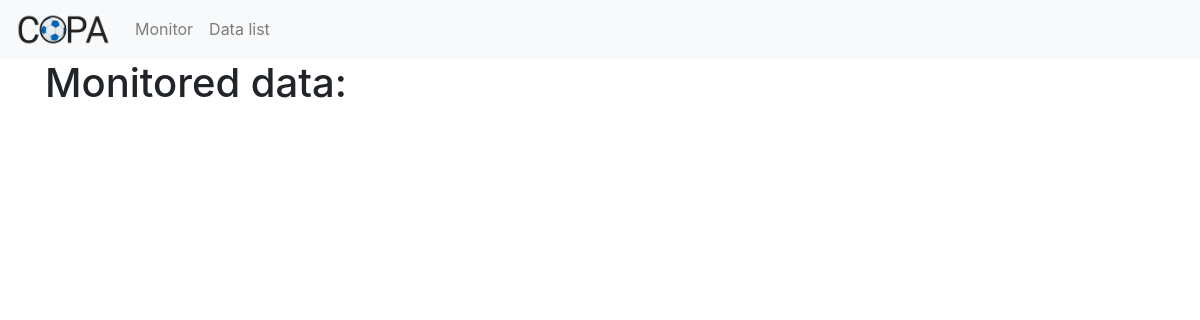
The app's page /datalist/, older data.
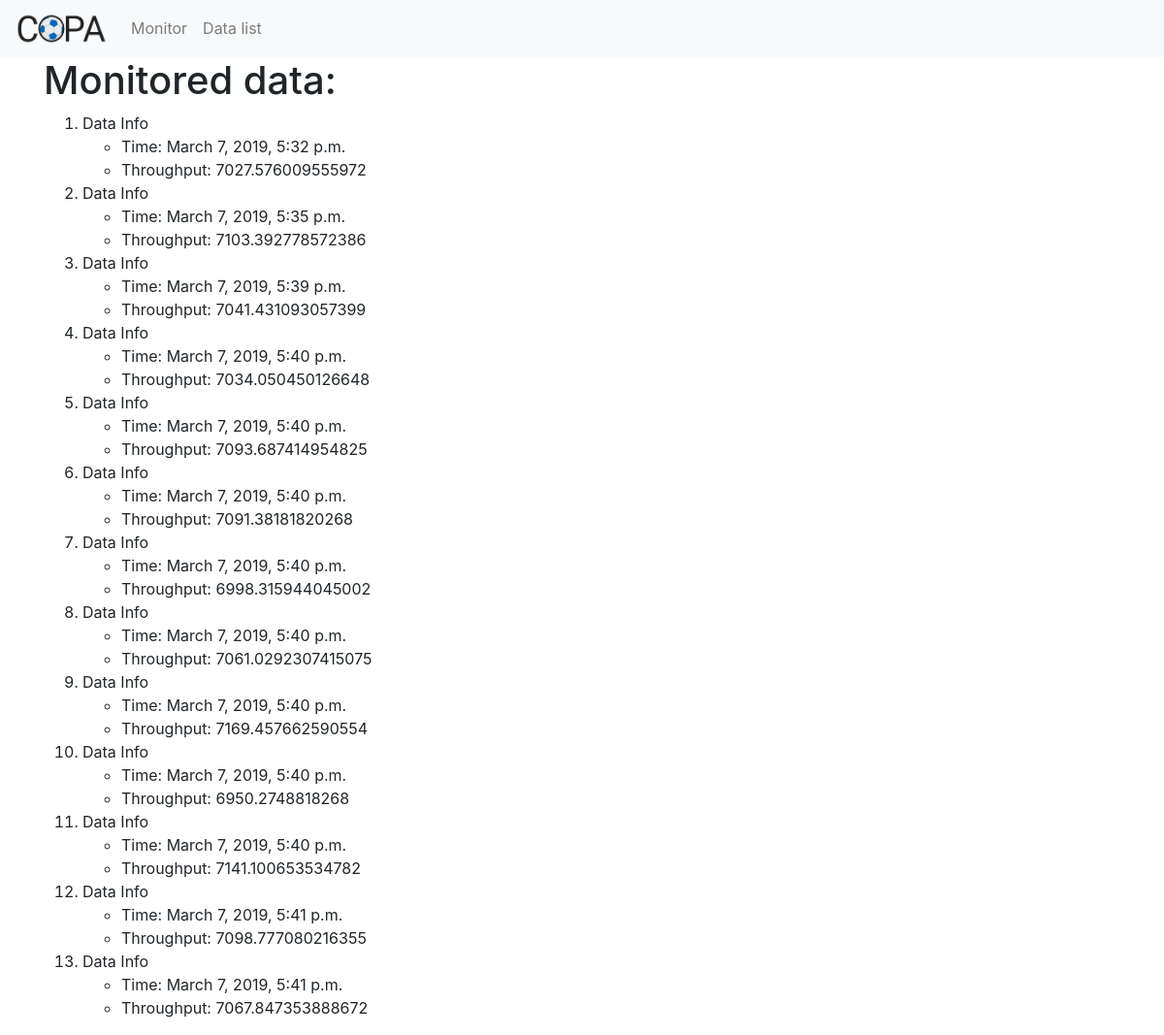
The same page, newer data.
### gnumonitor/models.py (models this page shows, shortened)
class MonitorData(models.Model):
    time = models.DateTimeField()
    throughput = models.FloatField()

### gnumonitor/views.py (the view)
# urls.py: path('datalist/', views.datalist, name='datalist'),
def datalist(request):
    data_list = MonitorData.objects.order_by('time')
    data_dict ={'datalist':data_list}
    return render(request, "gnumonitor/datalist.html", context=data_dict)

### templates/gnumonitor/datalist.html (shortened to what this page needs)
<!DOCTYPE html>
{% extends "gnumonitor/base.html" %}
{% block body_block %}
<html lang="en" dir="ltr">
  <head>
  </head>
  <body>
    <h1>Monitored data:</h1>
    {% if datalist %}
    <ol>
      {% for data in datalist %}
      <li>Data Info</li>
        <ul>
            <li>Time: {{ data.time }} </li>
            <li>Throughput: {{ data.throughput }} </li>
        </ul>
      {% endfor %}
    </ol>
  {% endif %}
  </body>
{% endblock %}

### templates/gnumonitor/base.html (shortened to what this page needs)
<!DOCTYPE html>
{% load staticfiles %}
<html lang="en" dir="ltr">
  <head>
    <link rel="stylesheet" href={% static "css/mystyle.css" %}>
    <link rel="stylesheet" href="https://stackpath.bootstrapcdn.com/bootstrap/4.3.0/css/bootstrap.min.css">
  </head>
  <body>
    <nav class="navbar navbar-expand-lg navbar-light bg-light">
      <a class="navbar-brand" href="{% url 'index' %}"><img src="{% static "images/copa_logo_black.png" %}" width="95px" alt="Cannot load statics"/></a>
    <div class="collapse navbar-collapse" id="navbarSupportedContent">
      <ul class="navbar-nav mr-auto">
        <li class="nav-item">
          <a class="nav-link" href="{% url 'index' %}">Monitor</a>
        </li>
        <li class="nav-item">
          <a class="nav-link" href="{% url 'datalist' %}">Data list</a>
        </li>
      </ul>
    </div>
  </nav>
    <div class="container">
      {% block body_block %}{% endblock %}
    </div>
  </body>
</html>

Row changes from the older to the newer data that the page shows:
added MonitorData: time "March 7, 2019, 5:32 p.m.", throughput "7027.576009555972"
added MonitorData: time "March 7, 2019, 5:35 p.m.", throughput "7103.392778572386"
added MonitorData: time "March 7, 2019, 5:39 p.m.", throughput "7041.431093057399"
added MonitorData: time "March 7, 2019, 5:40 p.m.", throughput "7034.050450126648"
added MonitorData: time "March 7, 2019, 5:40 p.m.", throughput "7093.687414954825"
added MonitorData: time "March 7, 2019, 5:40 p.m.", throughput "7091.38181820268"
added MonitorData: time "March 7, 2019, 5:40 p.m.", throughput "6998.315944045002"
added MonitorData: time "March 7, 2019, 5:40 p.m.", throughput "7061.0292307415075"
added MonitorData: time "March 7, 2019, 5:40 p.m.", throughput "7169.457662590554"
added MonitorData: time "March 7, 2019, 5:40 p.m.", throughput "6950.2748818268"
added MonitorData: time "March 7, 2019, 5:40 p.m.", throughput "7141.100653534782"
added MonitorData: time "March 7, 2019, 5:41 p.m.", throughput "7098.777080216355"
added MonitorData: time "March 7, 2019, 5:41 p.m.", throughput "7067.847353888672"
